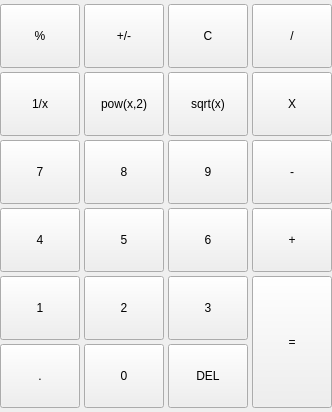
          <widget class="QWidget" name="stdCalc">
           <layout class="QVBoxLayout" name="verticalLayout_4">
            <property name="spacing">
             <number>0</number>
            </property>
            <property name="leftMargin">
             <number>0</number>
            </property>
            <property name="topMargin">
             <number>0</number>
            </property>
            <property name="rightMargin">
             <number>0</number>
            </property>
            <property name="bottomMargin">
             <number>0</number>
            </property>
            <item>
             <layout class="QGridLayout" name="gridLayout" rowstretch="0,0,0,0,0,0,0" columnstretch="0,0,0,0,0">
              <property name="leftMargin">
               <number>0</number>
              </property>
              <property name="topMargin">
               <number>4</number>
              </property>
              <property name="rightMargin">
               <number>0</number>
              </property>
              <property name="bottomMargin">
               <number>4</number>
              </property>
              <property name="spacing">
               <number>4</number>
              </property>
              <item row="4" column="4">
               <widget class="QPushButton" name="btnAdd_1">
                <property name="sizePolicy">
                 <sizepolicy hsizetype="Preferred" vsizetype="Preferred">
                  <horstretch>0</horstretch>
                  <verstretch>0</verstretch>
                 </sizepolicy>
                </property>
                <property name="text">
                 <string>+</string>
                </property>
                <property name="num" stdset="0">
                 <bool>false</bool>
                </property>
               </widget>
              </item>
              <item row="2" column="4">
               <widget class="QPushButton" name="btnMul_1">
                <property name="sizePolicy">
                 <sizepolicy hsizetype="Preferred" vsizetype="Preferred">
                  <horstretch>0</horstretch>
                  <verstretch>0</verstretch>
                 </sizepolicy>
                </property>
                <property name="minimumSize">
                 <size>
                  <width>0</width>
                  <height>64</height>
                 </size>
                </property>
                <property name="text">
                 <string>X</string>
                </property>
                <property name="num" stdset="0">
                 <bool>false</bool>
                </property>
               </widget>
              </item>
              <item row="5" column="4" rowspan="2">
               <widget class="QPushButton" name="btnEq_1">
                <property name="sizePolicy">
                 <sizepolicy hsizetype="Preferred" vsizetype="Preferred">
                  <horstretch>0</horstretch>
                  <verstretch>0</verstretch>
                 </sizepolicy>
                </property>
                <property name="minimumSize">
                 <size>
                  <width>0</width>
                  <height>64</height>
                 </size>
                </property>
                <property name="text">
                 <string>=</string>
                </property>
                <property name="eq" stdset="0">
                 <bool>true</bool>
                </property>
                <property name="num" stdset="0">
                 <bool>false</bool>
                </property>
               </widget>
              </item>
              <item row="1" column="3">
               <widget class="QPushButton" name="btnC_1">
                <property name="sizePolicy">
                 <sizepolicy hsizetype="Preferred" vsizetype="Preferred">
                  <horstretch>0</horstretch>
                  <verstretch>0</verstretch>
                 </sizepolicy>
                </property>
                <property name="minimumSize">
                 <size>
                  <width>0</width>
                  <height>64</height>
                 </size>
                </property>
                <property name="text">
                 <string>C</string>
                </property>
                <property name="num" stdset="0">
                 <bool>false</bool>
                </property>
               </widget>
              </item>
              <item row="1" column="1">
               <widget class="QPushButton" name="btnPercent_1">
                <property name="sizePolicy">
                 <sizepolicy hsizetype="Preferred" vsizetype="Preferred">
                  <horstretch>0</horstretch>
                  <verstretch>0</verstretch>
                 </sizepolicy>
                </property>
                <property name="minimumSize">
                 <size>
                  <width>0</width>
                  <height>64</height>
                 </size>
                </property>
                <property name="text">
                 <string>%</string>
                </property>
                <property name="num" stdset="0">
                 <bool>false</bool>
                </property>
               </widget>
              </item>
              <item row="2" column="3">
               <widget class="QPushButton" name="btnSqrt_1">
                <property name="sizePolicy">
                 <sizepolicy hsizetype="Preferred" vsizetype="Preferred">
                  <horstretch>0</horstretch>
                  <verstretch>0</verstretch>
                 </sizepolicy>
                </property>
                <property name="minimumSize">
                 <size>
                  <width>0</width>
                  <height>64</height>
                 </size>
                </property>
                <property name="text">
                 <string>sqrt(x)</string>
                </property>
                <property name="num" stdset="0">
                 <bool>false</bool>
                </property>
               </widget>
              </item>
              <item row="2" column="1">
               <widget class="QPushButton" name="btnOneDivX_1">
                <property name="sizePolicy">
                 <sizepolicy hsizetype="Preferred" vsizetype="Preferred">
                  <horstretch>0</horstretch>
                  <verstretch>0</verstretch>
                 </sizepolicy>
                </property>
                <property name="minimumSize">
                 <size>
                  <width>0</width>
                  <height>64</height>
                 </size>
                </property>
                <property name="text">
                 <string>1/x</string>
                </property>
                <property name="num" stdset="0">
                 <bool>false</bool>
                </property>
               </widget>
              </item>
              <item row="2" column="2">
               <widget class="QPushButton" name="btnPow_1">
                <property name="sizePolicy">
                 <sizepolicy hsizetype="Preferred" vsizetype="Preferred">
                  <horstretch>0</horstretch>
                  <verstretch>0</verstretch>
                 </sizepolicy>
                </property>
                <property name="minimumSize">
                 <size>
                  <width>0</width>
                  <height>64</height>
                 </size>
                </property>
                <property name="text">
                 <string>pow(x,2)</string>
                </property>
                <property name="num" stdset="0">
                 <bool>false</bool>
                </property>
               </widget>
              </item>
              <item row="1" column="2">
               <widget class="QPushButton" name="btnPlusMinus_1">
                <property name="sizePolicy">
                 <sizepolicy hsizetype="Preferred" vsizetype="Preferred">
                  <horstretch>0</horstretch>
                  <verstretch>0</verstretch>
                 </sizepolicy>
                </property>
                <property name="minimumSize">
                 <size>
                  <width>0</width>
                  <height>64</height>
                 </size>
                </property>
                <property name="text">
                 <string>+/-</string>
                </property>
                <property name="num" stdset="0">
                 <bool>false</bool>
                </property>
               </widget>
              </item>
              <item row="1" column="4">
               <widget class="QPushButton" name="btnDiv_1">
                <property name="sizePolicy">
                 <sizepolicy hsizetype="Preferred" vsizetype="Preferred">
                  <horstretch>0</horstretch>
                  <verstretch>0</verstretch>
                 </sizepolicy>
                </property>
                <property name="minimumSize">
                 <size>
                  <width>0</width>
                  <height>64</height>
                 </size>
                </property>
                <property name="text">
                 <string>/</string>
                </property>
                <property name="num" stdset="0">
                 <bool>false</bool>
                </property>
               </widget>
              </item>
              <item row="5" column="2">
               <widget class="QPushButton" name="btn2_1">
                <property name="sizePolicy">
                 <sizepolicy hsizetype="Preferred" vsizetype="Preferred">
                  <horstretch>0</horstretch>
                  <verstretch>0</verstretch>
                 </sizepolicy>
                </property>
                <property name="minimumSize">
                 <size>
                  <width>0</width>
                  <height>64</height>
                 </size>
                </property>
                <property name="text">
                 <string>2</string>
                </property>
                <property name="num" stdset="0">
                 <bool>true</bool>
                </property>
               </widget>
              </item>
              <item row="6" column="3">
               <widget class="QPushButton" name="btnDel_1">
                <property name="sizePolicy">
                 <sizepolicy hsizetype="Preferred" vsizetype="Preferred">
                  <horstretch>0</horstretch>
                  <verstretch>0</verstretch>
                 </sizepolicy>
                </property>
                <property name="minimumSize">
                 <size>
                  <width>0</width>
                  <height>64</height>
                 </size>
                </property>
                <property name="text">
                 <string>DEL</string>
                </property>
                <property name="num" stdset="0">
                 <bool>false</bool>
                </property>
               </widget>
              </item>
              <item row="5" column="3">
               <widget class="QPushButton" name="btn3_1">
                <property name="sizePolicy">
                 <sizepolicy hsizetype="Preferred" vsizetype="Preferred">
                  <horstretch>0</horstretch>
                  <verstretch>0</verstretch>
                 </sizepolicy>
                </property>
                <property name="minimumSize">
                 <size>
                  <width>0</width>
                  <height>64</height>
                 </size>
                </property>
                <property name="text">
                 <string>3</string>
                </property>
                <property name="num" stdset="0">
                 <bool>true</bool>
                </property>
               </widget>
              </item>
              <item row="5" column="1">
               <widget class="QPushButton" name="btn1_1">
                <property name="sizePolicy">
                 <sizepolicy hsizetype="Preferred" vsizetype="Preferred">
                  <horstretch>0</horstretch>
                  <verstretch>0</verstretch>
                 </sizepolicy>
                </property>
                <property name="minimumSize">
                 <size>
                  <width>0</width>
                  <height>64</height>
                 </size>
                </property>
                <property name="text">
                 <string>1</string>
                </property>
                <property name="num" stdset="0">
                 <bool>true</bool>
                </property>
               </widget>
              </item>
              <item row="3" column="4">
               <widget class="QPushButton" name="btnSub_1">
                <property name="sizePolicy">
                 <sizepolicy hsizetype="Preferred" vsizetype="Preferred">
                  <horstretch>0</horstretch>
                  <verstretch>0</verstretch>
                 </sizepolicy>
                </property>
                <property name="minimumSize">
                 <size>
                  <width>0</width>
                  <height>64</height>
                 </size>
                </property>
                <property name="text">
                 <string>-</string>
                </property>
                <property name="num" stdset="0">
                 <bool>false</bool>
                </property>
               </widget>
              </item>
              <item row="4" column="2">
               <widget class="QPushButton" name="btn5_1">
                <property name="sizePolicy">
                 <sizepolicy hsizetype="Preferred" vsizetype="Preferred">
                  <horstretch>0</horstretch>
                  <verstretch>0</verstretch>
                 </sizepolicy>
                </property>
                <property name="minimumSize">
                 <size>
                  <width>0</width>
                  <height>64</height>
                 </size>
                </property>
                <property name="text">
                 <string>5</string>
                </property>
                <property name="num" stdset="0">
                 <bool>true</bool>
                </property>
               </widget>
              </item>
              <item row="4" column="1">
               <widget class="QPushButton" name="btn4_1">
                <property name="sizePolicy">
                 <sizepolicy hsizetype="Preferred" vsizetype="Preferred">
                  <horstretch>0</horstretch>
                  <verstretch>0</verstretch>
                 </sizepolicy>
                </property>
                <property name="minimumSize">
                 <size>
                  <width>0</width>
                  <height>64</height>
                 </size>
                </property>
                <property name="text">
                 <string>4</string>
                </property>
                <property name="num" stdset="0">
                 <bool>true</bool>
                </property>
               </widget>
              </item>
              <item row="4" column="3">
               <widget class="QPushButton" name="btn6_1">
                <property name="sizePolicy">
                 <sizepolicy hsizetype="Preferred" vsizetype="Preferred">
                  <horstretch>0</horstretch>
                  <verstretch>0</verstretch>
                 </sizepolicy>
                </property>
                <property name="minimumSize">
                 <size>
                  <width>0</width>
                  <height>64</height>
                 </size>
                </property>
                <property name="text">
                 <string>6</string>
                </property>
                <property name="num" stdset="0">
                 <bool>true</bool>
                </property>
               </widget>
              </item>
              <item row="3" column="1">
               <widget class="QPushButton" name="btn7_1">
                <property name="sizePolicy">
                 <sizepolicy hsizetype="Preferred" vsizetype="Preferred">
                  <horstretch>0</horstretch>
                  <verstretch>0</verstretch>
                 </sizepolicy>
                </property>
                <property name="minimumSize">
                 <size>
                  <width>0</width>
                  <height>64</height>
                 </size>
                </property>
                <property name="text">
                 <string>7</string>
                </property>
                <property name="num" stdset="0">
                 <bool>true</bool>
                </property>
               </widget>
              </item>
              <item row="3" column="3">
               <widget class="QPushButton" name="btn9_1">
                <property name="sizePolicy">
                 <sizepolicy hsizetype="Preferred" vsizetype="Preferred">
                  <horstretch>0</horstretch>
                  <verstretch>0</verstretch>
                 </sizepolicy>
                </property>
                <property name="minimumSize">
                 <size>
                  <width>0</width>
                  <height>64</height>
                 </size>
                </property>
                <property name="text">
                 <string>9</string>
                </property>
                <property name="num" stdset="0">
                 <bool>true</bool>
                </property>
               </widget>
              </item>
              <item row="3" column="2">
               <widget class="QPushButton" name="btn8_1">
                <property name="sizePolicy">
                 <sizepolicy hsizetype="Preferred" vsizetype="Preferred">
                  <horstretch>0</horstretch>
                  <verstretch>0</verstretch>
                 </sizepolicy>
                </property>
                <property name="minimumSize">
                 <size>
                  <width>0</width>
                  <height>64</height>
                 </size>
                </property>
                <property name="text">
                 <string>8</string>
                </property>
                <property name="num" stdset="0">
                 <bool>true</bool>
                </property>
               </widget>
              </item>
              <item row="6" column="2">
               <widget class="QPushButton" name="btn0_1">
                <property name="sizePolicy">
                 <sizepolicy hsizetype="Preferred" vsizetype="Preferred">
                  <horstretch>0</horstretch>
                  <verstretch>0</verstretch>
                 </sizepolicy>
                </property>
                <property name="minimumSize">
                 <size>
                  <width>0</width>
                  <height>64</height>
                 </size>
                </property>
                <property name="text">
                 <string>0</string>
                </property>
                <property name="num" stdset="0">
                 <bool>true</bool>
                </property>
               </widget>
              </item>
              <item row="6" column="1">
               <widget class="QPushButton" name="btnDot_1">
                <property name="sizePolicy">
                 <sizepolicy hsizetype="Preferred" vsizetype="Preferred">
                  <horstretch>0</horstretch>
                  <verstretch>0</verstretch>
                 </sizepolicy>
                </property>
                <property name="minimumSize">
                 <size>
                  <width>0</width>
                  <height>64</height>
                 </size>
                </property>
                <property name="text">
                 <string>.</string>
                </property>
                <property name="num" stdset="0">
                 <bool>false</bool>
                </property>
               </widget>
              </item>
             </layout>
            </item>
           </layout>
          </widget>
